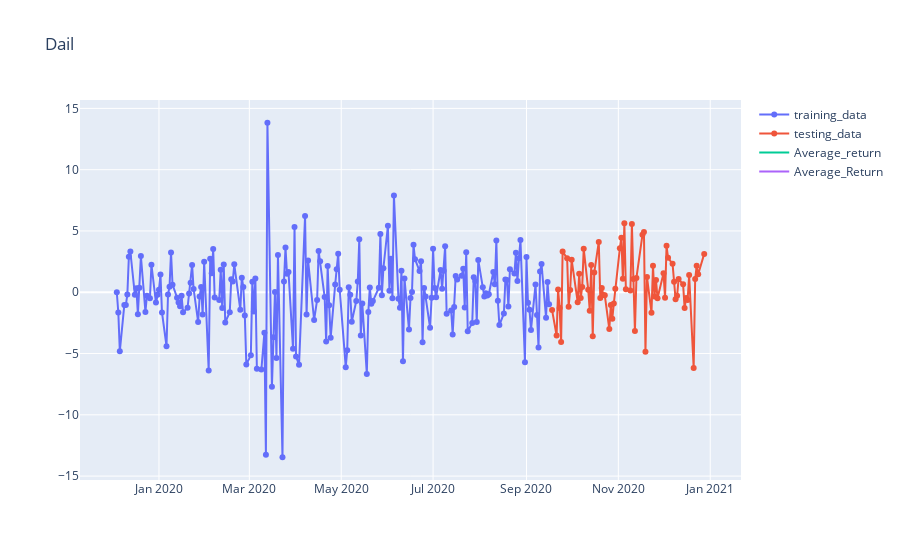

Notebook code for this chart:
### Code cell
# Let us now look at some indicators on the train data
fig1=go.Figure()
train['ma7'] = train['Close'].rolling(window=7).mean()
train['ma21'] = train['Close'].rolling(window=21).mean()
train['ma50'] = train['Close'].rolling(window=50).mean()
train['ma100'] = train['Close'].rolling(window=100).mean()
train['ma200'] = train['Close'].rolling(window=200).mean()
train['ma300'] = train['Close'].rolling(window=300).mean()

train['ma20'] = train['Close'].rolling(window=20).mean()
train['20sd'] = train['Close'].rolling(window=20).std()
train['upper_band'] = train['ma20'] + (train['20sd']*2)
train['lower_band'] = train['ma20'] - (train['20sd']*2)

fig1.add_trace(go.Scatter(x=train['Date'], y=train.ma7,
                    mode='markers',
                    name='Moving_Average_7_Days'))
fig1.add_trace(go.Scatter(x=train['Date'], y=train.ma21,
                    mode='markers',
                    name='Moving_Average_21_Days'))
fig1.add_trace(go.Scatter(x=train['Date'], y=train.ma50,
                    mode='markers',
                    name='Moving_Average_50_Days'))
fig1.add_trace(go.Scatter(x=train['Date'], y=train.lower_band,
                    mode='lines',
                    name='Upper_Band'))
fig1.add_trace(go.Scatter(x=train['Date'], y=train.upper_band,
                    mode='lines',
                    name='Lower_Band'))
# The actual stock price value
fig1.add_trace(go.Scatter(x=train['Date'], y=train.Close,
                    mode='lines+markers',
                    name='training_data'))

fig.update_layout(title='Dail')
